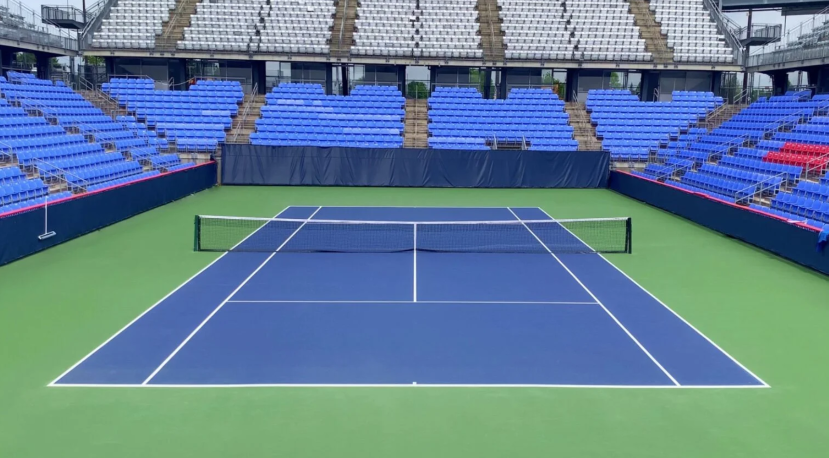
#> input picture court.png, 1657 x 915 px (shown at 1/2 size)
$ python -i reference.py   (imports and definitions only)
#> lines starting #> are read from the running program, lines starting #| are printed output that depends on the picture; after the words box and inside, x2 and y2 are one past the last pixel; in counts of white or black regions, pixels touching at a corner belong together
### calib_report/tools/common.py
"""Shared paths, court-module loading, overlay drawing and error metrics."""
import importlib.util
import os
import sys
import uuid

import cv2
import numpy as np

REPORT_DIR = os.path.dirname(os.path.dirname(os.path.abspath(__file__)))
PROJECT_DIR = os.path.dirname(REPORT_DIR)
PHOTO_DIR = os.path.join(PROJECT_DIR, "dataset")

PHOTOS = [
    ("court.png", "Broadcast frame"),
    ("court_wimbledon_no1_grass.jpg", "Wimbledon No.1 (grass)"),
    ("court_delhi_centre_hard.jpg", "Delhi centre (hard)"),
    ("court_arthur_ashe_hard.jpg", "Arthur Ashe (hard)"),
    ("court_naples_universiade_clay.jpg", "Naples (clay)"),
    ("court_hanoi_times_city_hard.jpg", "Hanoi Times City (hard)"),
    ("court_val_doingt_hard.jpg", "Val-d'Oingt (hard)"),
]


def load_court(path):
    """Import a specific court.py snapshot under a unique module name."""
#> further down, picture is the input picture: shape (915, 1657, 3); mean B, G, R 148.3, 128.1, 97.7
    name = f"court_{uuid.uuid4().hex}"
    spec = importlib.util.spec_from_file_location(name, path)
    module = importlib.util.module_from_spec(spec)
    sys.modules[name] = module
    spec.loader.exec_module(module)
    return module


CW, CL = 10.97, 23.77
SI, SY, NET = 1.37, 5.485, 23.77 / 2
L, R = SI, CW - SI
NEAR = [((L, CL), (R, CL)), ((L, NET), (L, CL)), ((R, NET), (R, CL)),
        ((L, CL - SY), (R, CL - SY)), ((CW / 2, NET), (CW / 2, CL - SY))]
FAR = [((L, 0), (R, 0)), ((L, 0), (L, NET)), ((R, 0), (R, NET)),
       ((L, SY), (R, SY)), ((CW / 2, SY), (CW / 2, NET))]
NET_LINE = [((0, NET), (CW, NET))]
CALIBRATED = (255, 0, 255)
EXTRAPOLATED = (0, 200, 255)
NET_COLOUR = (255, 255, 0)


# [74 lines left out: functions _draw, banner, singles_overlay, ground_error, contact_sheet, not called in this run]

### calib_report/tools/reference.py
"""Build a ground-truth homography for each test photo, independent of auto-calibration.

Each painted court line is located on its own: pixels of paint inside a narrow
band around a rough initial guess are fitted with a robust straight line. The
reference homography is then solved from every intersection of a transverse
line with a longitudinal one. Because each line is fitted separately, a
mistake in the automatic line search or layout scoring cannot leak into it.
"""
import json
import os
import sys

import cv2
import numpy as np

sys.path.insert(0, os.path.dirname(__file__))
from common import load_court, REPORT_DIR, PHOTO_DIR, PROJECT_DIR  # noqa: E402

# [1 line that did not run here, left out]
# [1 line that did not run here, left out]
# [1 line that did not run here, left out]

# [6 lines that did not run here, left out]
# [7 lines that did not run here, left out]


# [4 lines left out: function world_line, not called in this run]


class Paint:
    """A paint mask with its pixel coordinates gathered once."""

    def __init__(self, mask):
        self.shape = mask.shape
        self.mask = mask

    # [63 lines left out: functions pixels_near, projected_span, snap_line, not called in this run]


def paint_mask(img):
    """Near-white, thin structures only.

    Deliberately stricter than the calibration's own mask: sand, clay and
    gravel surrounds are bright but saturated, and must not pull a line fit.
    """
    gray = cv2.cvtColor(img, cv2.COLOR_BGR2GRAY)
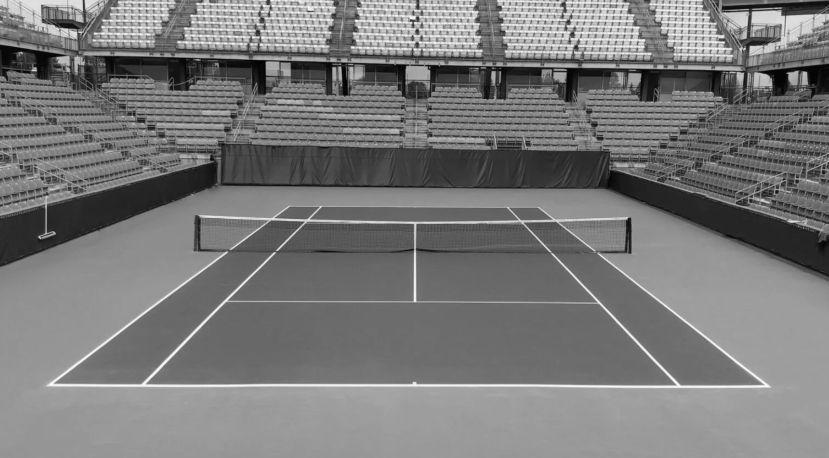
#> gray: shape (915, 1657) (shown at 1/2 size); min 2, max 253, mean 121.3
    k = max(11, int(img.shape[1] * 0.02)) | 1
#> k = 33
    tophat = cv2.morphologyEx(gray, cv2.MORPH_TOPHAT, cv2.getStructuringElement(cv2.MORPH_RECT, (k, k)))
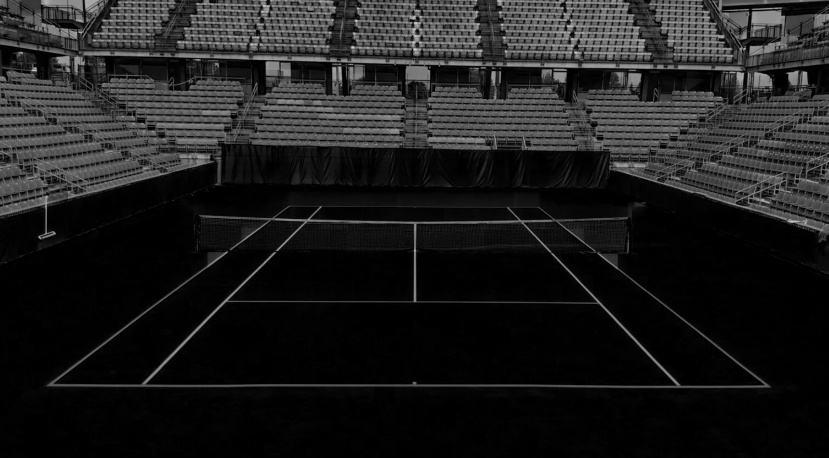
#> tophat: shape (915, 1657) (shown at 1/2 size); min 0, max 219, mean 29.7
    sat = cv2.cvtColor(img, cv2.COLOR_BGR2HSV)[:, :, 1]
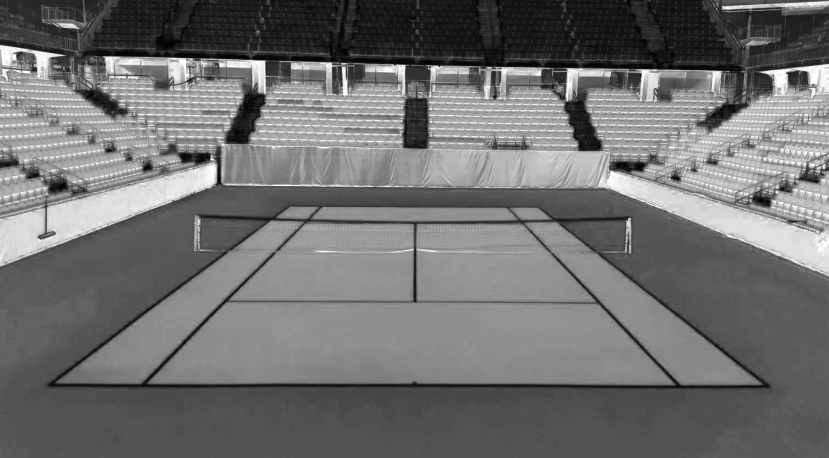
#> sat: shape (915, 1657) (shown at 1/2 size); min 0, max 255, mean 112.1
    return np.where((tophat >= 20) & (sat <= 90), 255, 0).astype(np.uint8)
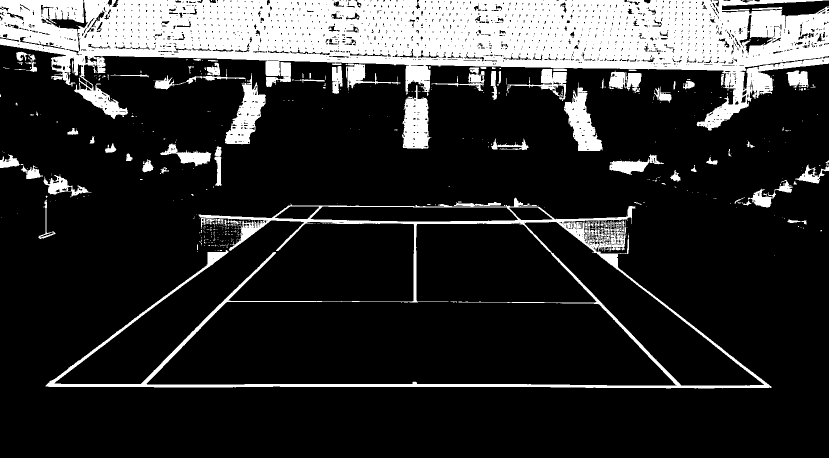
#> returned value: shape (915, 1657) (shown at 1/2 size); 18.5% white; 562 white regions (485 under 20 px), largest, box (x1, y1, x2, y2) and area: (0, 0, 1657, 261) 203881, (91, 395, 1543, 777) 33752, (450, 146, 532, 289) 4969


def solve(paint, H0, bands):
    H, lines, _ = solve_detailed(paint, H0, bands)
    return H, lines


# [58 lines left out: functions solve_detailed, main, not called in this run]


# [2 lines not run here, left out]

>>> import cv2
>>> picture = cv2.imread('../../court.png')
>>> result = paint_mask(picture)
